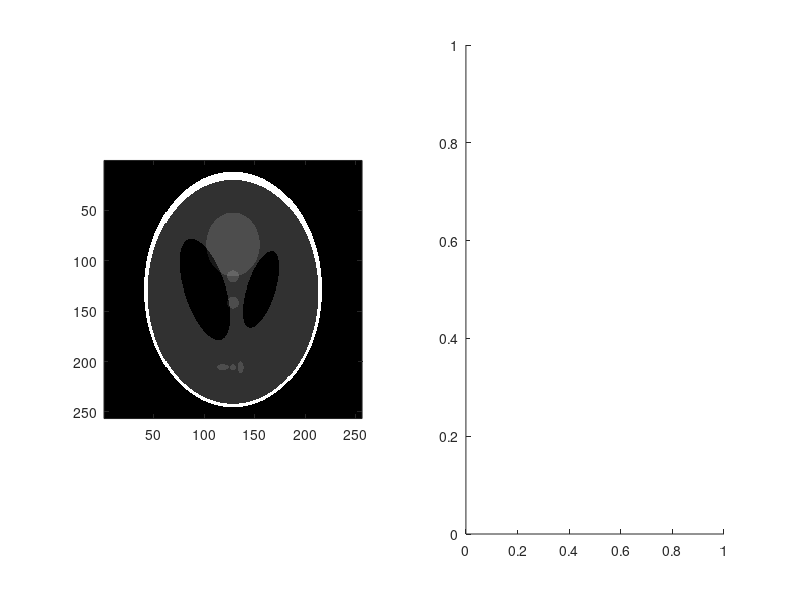

Recreate this plot in MATLAB. (Note: this script raises an error after producing the figure.)
%test
N = 256;
im1 = phantom(N);
F = fftshift(fft2(im1));
im2 = ifft2(ifftshift(F));
figure;
subplot(1,2,1), imagesc(im1), colormap('gray'), axis square;
subplot(1,2,2), imagesc(im2), colormap('gray'), axis square;
title('Like bilder')
